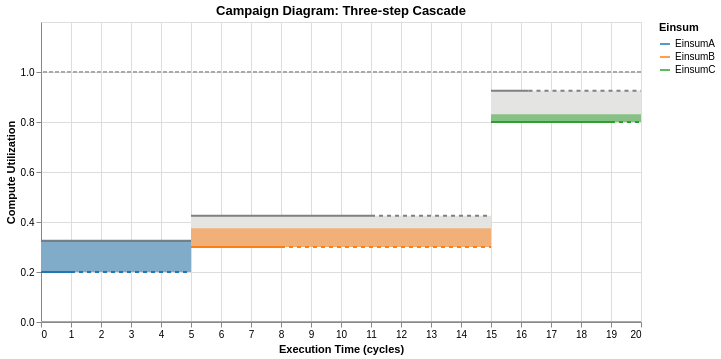
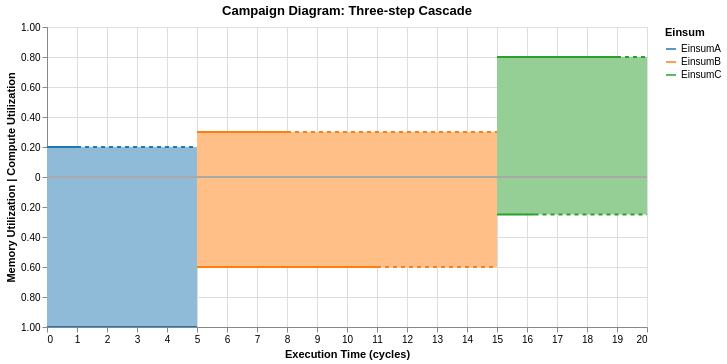

The notebook cell saved with these charts, in order:
### Code cell
campaign_diagram = CampaignDiagram(original_cascade)
CampaignDiagram(original_cascade).draw(alpha=0.5).interactive().show()
CampaignDiagram(original_cascade).draw(dual_mode=True, alpha=0.5).interactive()

### Figure 1 — Vega-Lite specification as saved in the notebook (floating-point values rounded to 4 significant figures)
{"config": {"view": {"continuousWidth": 300, "continuousHeight": 300}}, "layer": [{"layer": [{"layer": [{"layer": [{"mark": {"type": "rect", "color": "#E4E4E2"}, "encoding": {"tooltip": [{"field": "Einsum", "type": "nominal"}, {"field": "runtime", "type": "quantitative"}, {"field": "og_runtime", "type": "quantitative"}, {"field": "Memory_Utilization", "type": "quantitative"}, {"field": "Compute_Utilization", "type": "quantitative"}, {"field": "Compute_Utilization_plot", "type": "quantitative"}, {"field": "fusion_group", "type": "nominal"}, {"field": "memory_well", "type": "quantitative"}, {"field": "full_End_Time", "type": "quantitative"}, {"field": "throttled_duration", "type": "quantitative"}, {"field": "mem_throttled_duration", "type": "quantitative"}, {"field": "comp_throttled_duration", "type": "quantitative"}, {"field": "comp_perc", "type": "quantitative"}, {"field": "bw_perc", "type": "quantitative"}, {"field": "compute_type", "type": "nominal"}, {"field": "memory_type", "type": "nominal"}], "x": {"field": "Time_Stamp", "type": "quantitative"}, "x2": {"field": "full_End_Time"}, "y": {"field": "compute_limit_bot", "type": "quantitative"}, "y2": {"field": "compute_limit_top"}}, "name": "view_1", "transform": [{"calculate": "datum.Compute_Utilization_plot + 0.125 * datum.memory_well", "as": "compute_limit_top"}, {"calculate": "datum.Compute_Utilization_plot", "as": "compute_limit_bot"}, {"calculate": "datum.Compute_Utilization_plot", "as": "y1"}, {"calculate": "datum.Compute_Utilization_plot + datum.Memory_Utilization * 0.125", "as": "y2"}]}, {"mark": {"type": "rule", "color": "gray", "size": 2, "strokeDash": [0, 0]}, "encoding": {"tooltip": [{"field": "Einsum", "type": "nominal"}, {"field": "runtime", "type": "quantitative"}, {"field": "og_runtime", "type": "quantitative"}, {"field": "Memory_Utilization", "type": "quantitative"}, {"field": "Compute_Utilization", "type": "quantitative"}, {"field": "Compute_Utilization_plot", "type": "quantitative"}, {"field": "fusion_group", "type": "nominal"}, {"field": "memory_well", "type": "quantitative"}, {"field": "full_End_Time", "type": "quantitative"}, {"field": "throttled_duration", "type": "quantitative"}, {"field": "mem_throttled_duration", "type": "quantitative"}, {"field": "comp_throttled_duration", "type": "quantitative"}, {"field": "comp_perc", "type": "quantitative"}, {"field": "bw_perc", "type": "quantitative"}, {"field": "compute_type", "type": "nominal"}, {"field": "memory_type", "type": "nominal"}], "x": {"field": "Time_Stamp", "type": "quantitative"}, "x2": {"field": "mb_End_Time"}, "y": {"field": "compute_limit_top", "type": "quantitative"}}, "transform": [{"calculate": "datum.Compute_Utilization_plot + 0.125 * datum.memory_well", "as": "compute_limit_top"}, {"calculate": "datum.Compute_Utilization_plot", "as": "compute_limit_bot"}, {"calculate": "datum.Compute_Utilization_plot", "as": "y1"}, {"calculate": "datum.Compute_Utilization_plot + datum.Memory_Utilization * 0.125", "as": "y2"}]}]}, {"mark": {"type": "rect", "opacity": 0.5}, "encoding": {"color": {"field": "Einsum", "legend": null, "scale": {"domain": ["EinsumA", "EinsumB", "EinsumC"], "range": ["#1f77b4", "#ff7f0e", "#2ca02c"]}, "sort": ["EinsumA", "EinsumB", "EinsumC"], "type": "nominal"}, "tooltip": [{"field": "Einsum", "type": "nominal"}, {"field": "runtime", "type": "quantitative"}, {"field": "og_runtime", "type": "quantitative"}, {"field": "Memory_Utilization", "type": "quantitative"}, {"field": "Compute_Utilization", "type": "quantitative"}, {"field": "Compute_Utilization_plot", "type": "quantitative"}, {"field": "fusion_group", "type": "nominal"}, {"field": "memory_well", "type": "quantitative"}, {"field": "full_End_Time", "type": "quantitative"}, {"field": "throttled_duration", "type": "quantitative"}, {"field": "mem_throttled_duration", "type": "quantitative"}, {"field": "comp_throttled_duration", "type": "quantitative"}, {"field": "comp_perc", "type": "quantitative"}, {"field": "bw_perc", "type": "quantitative"}, {"field": "compute_type", "type": "nominal"}, {"field": "memory_type", "type": "nominal"}], "x": {"field": "Time_Stamp", "type": "quantitative"}, "x2": {"field": "full_End_Time"}, "y": {"field": "y1", "type": "quantitative"}, "y2": {"field": "y2"}}, "transform": [{"calculate": "datum.Compute_Utilization_plot + 0.125 * datum.memory_well", "as": "compute_limit_top"}, {"calculate": "datum.Compute_Utilization_plot", "as": "compute_limit_bot"}, {"calculate": "datum.Compute_Utilization_plot", "as": "y1"}, {"calculate": "datum.Compute_Utilization_plot + datum.Memory_Utilization * 0.125", "as": "y2"}]}, {"mark": {"type": "line", "interpolate": "step-after", "size": 2}, "encoding": {"color": {"field": "Einsum", "legend": null, "scale": {"domain": ["EinsumA", "EinsumB", "EinsumC"], "range": ["#1f77b4", "#ff7f0e", "#2ca02c"]}, "sort": ["EinsumA", "EinsumB", "EinsumC"], "type": "nominal"}, "tooltip": [{"field": "Einsum", "type": "nominal"}, {"field": "runtime", "type": "quantitative"}, {"field": "og_runtime", "type": "quantitative"}, {"field": "Memory_Utilization", "type": "quantitative"}, {"field": "Compute_Utilization", "type": "quantitative"}, {"field": "Compute_Utilization_plot", "type": "quantitative"}, {"field": "fusion_group", "type": "nominal"}, {"field": "memory_well", "type": "quantitative"}, {"field": "full_End_Time", "type": "quantitative"}, {"field": "throttled_duration", "type": "quantitative"}, {"field": "mem_throttled_duration", "type": "quantitative"}, {"field": "comp_throttled_duration", "type": "quantitative"}, {"field": "comp_perc", "type": "quantitative"}, {"field": "bw_perc", "type": "quantitative"}, {"field": "compute_type", "type": "nominal"}, {"field": "memory_type", "type": "nominal"}], "x": {"field": "Time_Stamp", "type": "quantitative"}, "x2": {"field": "cb_End_Time"}, "y": {"axis": {"labelExpr": "format(datum.value, '.1f')", "title": "Compute Utilization", "values": [0, 0.2, 0.4, 0.6, 0.8, 1.0]}, "field": "Compute_Utilization_plot", "scale": {"domain": [0, 1.2]}, "title": "Compute Utilization", "type": "quantitative"}}, "transform": [{"calculate": "datum.Compute_Utilization_plot + 0.125 * datum.memory_well", "as": "compute_limit_top"}, {"calculate": "datum.Compute_Utilization_plot", "as": "compute_limit_bot"}, {"calculate": "datum.Compute_Utilization_plot", "as": "y1"}, {"calculate": "datum.Compute_Utilization_plot + datum.Memory_Utilization * 0.125", "as": "y2"}]}, {"mark": {"type": "rule", "color": "gray", "size": 2, "strokeDash": [4, 4]}, "encoding": {"tooltip": [{"field": "Einsum", "type": "nominal"}, {"field": "runtime", "type": "quantitative"}, {"field": "og_runtime", "type": "quantitative"}, {"field": "Memory_Utilization", "type": "quantitative"}, {"field": "Compute_Utilization", "type": "quantitative"}, {"field": "Compute_Utilization_plot", "type": "quantitative"}, {"field": "fusion_group", "type": "nominal"}, {"field": "memory_well", "type": "quantitative"}, {"field": "full_End_Time", "type": "quantitative"}, {"field": "throttled_duration", "type": "quantitative"}, {"field": "mem_throttled_duration", "type": "quantitative"}, {"field": "comp_throttled_duration", "type": "quantitative"}, {"field": "comp_perc", "type": "quantitative"}, {"field": "bw_perc", "type": "quantitative"}, {"field": "compute_type", "type": "nominal"}, {"field": "memory_type", "type": "nominal"}], "x": {"field": "mb_End_Time", "type": "quantitative"}, "x2": {"field": "full_End_Time"}, "y": {"field": "compute_limit_top", "type": "quantitative"}}, "transform": [{"calculate": "datum.Compute_Utilization_plot + 0.125 * datum.memory_well", "as": "compute_limit_top"}, {"calculate": "datum.Compute_Utilization_plot", "as": "compute_limit_bot"}, {"calculate": "datum.Compute_Utilization_plot", "as": "y1"}, {"calculate": "datum.Compute_Utilization_plot + datum.Memory_Utilization * 0.125", "as": "y2"}]}, {"data": {"name": "data-b9b00581716645837724dc56f85693e7"}, "mark": {"type": "rule", "size": 2, "strokeDash": [4, 4]}, "encoding": {"color": {"field": "Einsum", "legend": null, "scale": {"domain": ["EinsumA", "EinsumB", "EinsumC"], "range": ["#1f77b4", "#ff7f0e", "#2ca02c"]}, "sort": ["EinsumA", "EinsumB", "EinsumC"], "type": "nominal"}, "tooltip": [{"field": "Einsum", "type": "nominal"}, {"field": "x", "type": "quantitative"}, {"field": "x2", "type": "quantitative"}], "x": {"field": "x", "type": "quantitative"}, "x2": {"field": "x2"}, "y": {"field": "y", "type": "quantitative"}}}], "data": {"name": "data-b5c395d61d914cd0e824fad4590c89f5"}, "encoding": {"x": {"field": "Time_Stamp", "title": "Execution Time (cycles)", "type": "quantitative"}}, "resolve": {"scale": {"color": "independent"}}}, {"data": {"name": "data-62270e77d641448c13ff0a9fcf3e6578"}, "mark": {"type": "rule", "color": "darkgray", "size": 2, "strokeDash": [4, 2]}, "encoding": {"y": {"field": "y", "type": "quantitative"}}}]}, {"data": {"name": "data-87e69d7a9d7ae5b02a22f807b2d20c57"}, "mark": {"type": "rule", "color": "darkgray", "size": 2, "strokeDash": [0, 0]}, "encoding": {"y": {"field": "y", "type": "quantitative"}}}, {"data": {"name": "data-80ad0a143882b11577ca1bbfb2febb44"}, "mark": {"type": "line", "opacity": 0}, "encoding": {"color": {"field": "Einsum", "legend": {"title": "Einsum"}, "scale": {"domain": ["EinsumA", "EinsumB", "EinsumC"], "range": ["#1f77b4", "#ff7f0e", "#2ca02c"]}, "sort": ["EinsumA", "EinsumB", "EinsumC"], "type": "nominal"}}}], "height": 300, "params": [{"name": "param_1", "select": {"type": "interval", "encodings": ["x", "y"]}, "bind": "scales", "views": ["view_1"]}, {"name": "param_2", "select": {"type": "interval", "encodings": ["x", "y"]}, "bind": "scales", "views": ["view_1"]}], "title": "Campaign Diagram: Three-step Cascade", "width": 600, "$schema": "https://vega.github.io/schema/vega-lite/v5.20.1.json", "datasets": {"data-b5c395d61d914cd0e824fad4590c89f5": [{"Einsum": "EinsumA", "fusion_group": null, "fusion_type": "NONE", "Starting_Time": 0.0, "Time_Stamp": 0.0, "End_Time": 5.0, "cb_End_Time": 1.0, "mb_End_Time": 5.0, "full_End_Time": 5.0, "runtime": 5, "og_runtime": 5, "Compute_Utilization": 0.2, "Compute_Utilization_plot": 0.2, "Memory_Utilization": 1.0, "Memory_Utilization_plot": 1.0, "memory_well": 1.0, "cutil_start": 0.0, "mutil_start": 0.0, "compute_color": "#332288", "bw_color": "#9990C3", "throttled": false, "throttled_duration": 0.0, "mem_throttled_duration": 0.0, "comp_throttled_duration": 4.0, "comp_perc": 1.0, "bw_perc": 1.0, "compute_type": "Compute Pool", "memory_type": "Memory Pool"}, {"Einsum": "EinsumB", "fusion_group": null, "fusion_type": "NONE", "Starting_Time": 5.0, "Time_Stamp": 5.0, "End_Time": 11.0, "cb_End_Time": 8.0, "mb_End_Time": 11.0, "full_End_Time": 15.0, "runtime": 10, "og_runtime": 10, "Compute_Utilization": 0.3, "Compute_Utilization_plot": 0.3, "Memory_Utilization": 0.6, "Memory_Utilization_plot": 0.6, "memory_well": 1.0, "cutil_start": 0.0, "mutil_start": 0.0, "compute_color": "#117733", "bw_color": "#88BB99", "throttled": true, "throttled_duration": 4.0, "mem_throttled_duration": 4.0, "comp_throttled_duration": 7.0, "comp_perc": 1.0, "bw_perc": 1.0, "compute_type": "Compute Pool", "memory_type": "Memory Pool"}, {"Einsum": "EinsumC", "fusion_group": null, "fusion_type": "NONE", "Starting_Time": 15.0, "Time_Stamp": 15.0, "End_Time": 19.0, "cb_End_Time": 19.0, "mb_End_Time": 16.25, "full_End_Time": 20.0, "runtime": 5, "og_runtime": 5, "Compute_Utilization": 0.8, "Compute_Utilization_plot": 0.8, "Memory_Utilization": 0.25, "Memory_Utilization_plot": 0.25, "memory_well": 1.0, "cutil_start": 0.0, "mutil_start": 0.0, "compute_color": "#882255", "bw_color": "#C390AA", "throttled": true, "throttled_duration": 1.0, "mem_throttled_duration": 3.75, "comp_throttled_duration": 1.0, "comp_perc": 1.0, "bw_perc": 1.0, "compute_type": "Compute Pool", "memory_type": "Memory Pool"}], "data-b9b00581716645837724dc56f85693e7": [{"Einsum": "EinsumA", "x": 1.0, "x2": 5.0, "y": 0.2, "color": "#332288"}, {"Einsum": "EinsumB", "x": 8.0, "x2": 15.0, "y": 0.3, "color": "#117733"}, {"Einsum": "EinsumC", "x": 19.0, "x2": 20.0, "y": 0.8, "color": "#882255"}], "data-62270e77d641448c13ff0a9fcf3e6578": [{"y": 1.0}], "data-87e69d7a9d7ae5b02a22f807b2d20c57": [{"y": 0.0}], "data-80ad0a143882b11577ca1bbfb2febb44": [{"Einsum": "EinsumA", "fusion_group": null, "fusion_type": "NONE", "Starting_Time": 0.0, "Time_Stamp": 0.0, "End_Time": 5.0, "cb_End_Time": 1.0, "mb_End_Time": 5.0, "full_End_Time": 5.0, "runtime": 5, "og_runtime": 5, "Compute_Utilization": 0.2, "Compute_Utilization_plot": 0.2, "Memory_Utilization": 1.0, "Memory_Utilization_plot": 1.0, "memory_well": 1.0, "cutil_start": 0.0, "mutil_start": 0.0, "compute_color": "#332288", "bw_color": "#9990C3", "throttled": false, "throttled_duration": 0.0, "mem_throttled_duration": 0.0, "comp_throttled_duration": 4.0, "comp_perc": 1.0, "bw_perc": 1.0, "compute_type": "Compute Pool", "memory_type": "Memory Pool"}]}}

### Figure 2 — Vega-Lite specification as saved in the notebook (floating-point values rounded to 4 significant figures)
{"config": {"view": {"continuousWidth": 300, "continuousHeight": 300}}, "layer": [{"layer": [{"data": {"name": "data-b5c395d61d914cd0e824fad4590c89f5"}, "mark": {"type": "rect", "opacity": 1}, "encoding": {"color": {"field": "Einsum", "legend": null, "scale": {"domain": ["EinsumA", "EinsumB", "EinsumC"], "range": ["#8FBBD9", "#FFBF86", "#95CF95"]}, "sort": ["EinsumA", "EinsumB", "EinsumC"], "type": "nominal"}, "tooltip": [{"field": "Einsum", "type": "nominal"}, {"field": "runtime", "type": "quantitative"}, {"field": "og_runtime", "type": "quantitative"}, {"field": "Memory_Utilization", "type": "quantitative"}, {"field": "Compute_Utilization", "type": "quantitative"}, {"field": "Compute_Utilization_plot", "type": "quantitative"}, {"field": "fusion_group", "type": "nominal"}, {"field": "memory_well", "type": "quantitative"}, {"field": "full_End_Time", "type": "quantitative"}, {"field": "throttled_duration", "type": "quantitative"}, {"field": "mem_throttled_duration", "type": "quantitative"}, {"field": "comp_throttled_duration", "type": "quantitative"}, {"field": "comp_perc", "type": "quantitative"}, {"field": "bw_perc", "type": "quantitative"}, {"field": "compute_type", "type": "nominal"}, {"field": "memory_type", "type": "nominal"}], "x": {"field": "Starting_Time", "type": "quantitative"}, "x2": {"field": "full_End_Time"}, "y": {"field": "cutil_start", "type": "quantitative"}, "y2": {"field": "Compute_Utilization_plot"}}, "name": "view_2", "transform": [{"calculate": "datum.Compute_Utilization_plot + 0.125 * datum.memory_well", "as": "compute_limit_top"}, {"calculate": "datum.Compute_Utilization_plot", "as": "compute_limit_bot"}, {"calculate": "datum.Compute_Utilization_plot", "as": "y1"}, {"calculate": "datum.Compute_Utilization_plot + datum.Memory_Utilization * 0.125", "as": "y2"}]}, {"data": {"name": "data-b5c395d61d914cd0e824fad4590c89f5"}, "mark": {"type": "rect", "opacity": 1}, "encoding": {"color": {"field": "Einsum", "legend": null, "scale": {"domain": ["EinsumA", "EinsumB", "EinsumC"], "range": ["#8FBBD9", "#FFBF86", "#95CF95"]}, "sort": ["EinsumA", "EinsumB", "EinsumC"], "type": "nominal"}, "tooltip": [{"field": "Einsum", "type": "nominal"}, {"field": "runtime", "type": "quantitative"}, {"field": "og_runtime", "type": "quantitative"}, {"field": "Memory_Utilization", "type": "quantitative"}, {"field": "Compute_Utilization", "type": "quantitative"}, {"field": "Compute_Utilization_plot", "type": "quantitative"}, {"field": "fusion_group", "type": "nominal"}, {"field": "memory_well", "type": "quantitative"}, {"field": "full_End_Time", "type": "quantitative"}, {"field": "throttled_duration", "type": "quantitative"}, {"field": "mem_throttled_duration", "type": "quantitative"}, {"field": "comp_throttled_duration", "type": "quantitative"}, {"field": "comp_perc", "type": "quantitative"}, {"field": "bw_perc", "type": "quantitative"}, {"field": "compute_type", "type": "nominal"}, {"field": "memory_type", "type": "nominal"}], "x": {"field": "Starting_Time", "type": "quantitative"}, "x2": {"field": "full_End_Time"}, "y": {"axis": {"labelExpr": "abs(datum.value) == 0 ? '0' : format(abs(datum.value), '.2f')"}, "field": "mutil_start", "scale": {"domain": [-1, 1]}, "title": "Memory Utilization | Compute Utilization", "type": "quantitative"}, "y2": {"field": "neg_mem_util"}}, "transform": [{"calculate": "datum.Compute_Utilization_plot + 0.125 * datum.memory_well", "as": "compute_limit_top"}, {"calculate": "datum.Compute_Utilization_plot", "as": "compute_limit_bot"}, {"calculate": "datum.Compute_Utilization_plot", "as": "y1"}, {"calculate": "datum.Compute_Utilization_plot + datum.Memory_Utilization * 0.125", "as": "y2"}, {"calculate": "-datum.mutil_start", "as": "mutil_start"}, {"calculate": "-datum.Memory_Utilization_plot", "as": "neg_mem_util"}]}, {"data": {"name": "data-b5c395d61d914cd0e824fad4590c89f5"}, "mark": {"type": "line", "interpolate": "step-after", "size": 2}, "encoding": {"color": {"field": "Einsum", "legend": null, "scale": {"domain": ["EinsumA", "EinsumB", "EinsumC"], "range": ["#1f77b4", "#ff7f0e", "#2ca02c"]}, "sort": ["EinsumA", "EinsumB", "EinsumC"], "type": "nominal"}, "tooltip": [{"field": "Einsum", "type": "nominal"}, {"field": "runtime", "type": "quantitative"}, {"field": "og_runtime", "type": "quantitative"}, {"field": "Memory_Utilization", "type": "quantitative"}, {"field": "Compute_Utilization", "type": "quantitative"}, {"field": "Compute_Utilization_plot", "type": "quantitative"}, {"field": "fusion_group", "type": "nominal"}, {"field": "memory_well", "type": "quantitative"}, {"field": "full_End_Time", "type": "quantitative"}, {"field": "throttled_duration", "type": "quantitative"}, {"field": "mem_throttled_duration", "type": "quantitative"}, {"field": "comp_throttled_duration", "type": "quantitative"}, {"field": "comp_perc", "type": "quantitative"}, {"field": "bw_perc", "type": "quantitative"}, {"field": "compute_type", "type": "nominal"}, {"field": "memory_type", "type": "nominal"}], "x": {"field": "Starting_Time", "type": "quantitative"}, "x2": {"field": "cb_End_Time"}, "y": {"field": "Compute_Utilization_plot", "type": "quantitative"}}, "transform": [{"calculate": "datum.Compute_Utilization_plot + 0.125 * datum.memory_well", "as": "compute_limit_top"}, {"calculate": "datum.Compute_Utilization_plot", "as": "compute_limit_bot"}, {"calculate": "datum.Compute_Utilization_plot", "as": "y1"}, {"calculate": "datum.Compute_Utilization_plot + datum.Memory_Utilization * 0.125", "as": "y2"}]}, {"data": {"name": "data-b5c395d61d914cd0e824fad4590c89f5"}, "mark": {"type": "line", "interpolate": "step-after", "size": 2}, "encoding": {"color": {"field": "Einsum", "legend": null, "scale": {"domain": ["EinsumA", "EinsumB", "EinsumC"], "range": ["#1f77b4", "#ff7f0e", "#2ca02c"]}, "sort": ["EinsumA", "EinsumB", "EinsumC"], "type": "nominal"}, "tooltip": [{"field": "Einsum", "type": "nominal"}, {"field": "runtime", "type": "quantitative"}, {"field": "og_runtime", "type": "quantitative"}, {"field": "Memory_Utilization", "type": "quantitative"}, {"field": "Compute_Utilization", "type": "quantitative"}, {"field": "Compute_Utilization_plot", "type": "quantitative"}, {"field": "fusion_group", "type": "nominal"}, {"field": "memory_well", "type": "quantitative"}, {"field": "full_End_Time", "type": "quantitative"}, {"field": "throttled_duration", "type": "quantitative"}, {"field": "mem_throttled_duration", "type": "quantitative"}, {"field": "comp_throttled_duration", "type": "quantitative"}, {"field": "comp_perc", "type": "quantitative"}, {"field": "bw_perc", "type": "quantitative"}, {"field": "compute_type", "type": "nominal"}, {"field": "memory_type", "type": "nominal"}], "x": {"field": "Starting_Time", "type": "quantitative"}, "x2": {"field": "mb_End_Time"}, "y": {"field": "neg_mem_util", "type": "quantitative"}}, "transform": [{"calculate": "datum.Compute_Utilization_plot + 0.125 * datum.memory_well", "as": "compute_limit_top"}, {"calculate": "datum.Compute_Utilization_plot", "as": "compute_limit_bot"}, {"calculate": "datum.Compute_Utilization_plot", "as": "y1"}, {"calculate": "datum.Compute_Utilization_plot + datum.Memory_Utilization * 0.125", "as": "y2"}, {"calculate": "-datum.Memory_Utilization_plot", "as": "neg_mem_util"}]}, {"data": {"name": "data-a0a55d106695e8d630baff0f16eee66d"}, "mark": {"type": "line", "color": "black", "interpolate": "step-after", "size": 2}, "encoding": {"y": {"field": "y", "type": "quantitative"}}}, {"data": {"name": "data-2abc9285c9304c65cf4db3bd2b12bd44"}, "mark": {"type": "rule", "size": 2, "strokeDash": [4, 4]}, "encoding": {"color": {"field": "Einsum", "legend": null, "scale": {"domain": ["EinsumA", "EinsumB", "EinsumC"], "range": ["#1f77b4", "#ff7f0e", "#2ca02c"]}, "sort": ["EinsumA", "EinsumB", "EinsumC"], "type": "nominal"}, "tooltip": [{"field": "Einsum", "type": "nominal"}, {"field": "x", "type": "quantitative"}, {"field": "x2", "type": "quantitative"}], "x": {"field": "x", "type": "quantitative"}, "x2": {"field": "x2"}, "y": {"field": "y", "type": "quantitative"}}}, {"data": {"name": "data-b9b00581716645837724dc56f85693e7"}, "mark": {"type": "rule", "size": 2, "strokeDash": [4, 4]}, "encoding": {"color": {"field": "Einsum", "legend": null, "scale": {"domain": ["EinsumA", "EinsumB", "EinsumC"], "range": ["#1f77b4", "#ff7f0e", "#2ca02c"]}, "sort": ["EinsumA", "EinsumB", "EinsumC"], "type": "nominal"}, "tooltip": [{"field": "Einsum", "type": "nominal"}, {"field": "x", "type": "quantitative"}, {"field": "x2", "type": "quantitative"}], "x": {"field": "x", "type": "quantitative"}, "x2": {"field": "x2"}, "y": {"field": "y", "type": "quantitative"}}}], "encoding": {"x": {"field": "Time_Stamp", "title": "Execution Time (cycles)", "type": "quantitative"}}, "resolve": {"scale": {"color": "independent"}}}, {"data": {"name": "data-87e69d7a9d7ae5b02a22f807b2d20c57"}, "mark": {"type": "rule", "color": "darkgray", "size": 2, "strokeDash": [0, 0]}, "encoding": {"y": {"field": "y", "type": "quantitative"}}}, {"data": {"name": "data-80ad0a143882b11577ca1bbfb2febb44"}, "mark": {"type": "line", "opacity": 0}, "encoding": {"color": {"field": "Einsum", "legend": {"title": "Einsum"}, "scale": {"domain": ["EinsumA", "EinsumB", "EinsumC"], "range": ["#1f77b4", "#ff7f0e", "#2ca02c"]}, "sort": ["EinsumA", "EinsumB", "EinsumC"], "type": "nominal"}}}], "height": 300, "params": [{"name": "param_3", "select": {"type": "interval", "encodings": ["x", "y"]}, "bind": "scales", "views": ["view_2"]}, {"name": "param_4", "select": {"type": "interval", "encodings": ["x", "y"]}, "bind": "scales", "views": ["view_2"]}], "title": "Campaign Diagram: Three-step Cascade", "width": 600, "$schema": "https://vega.github.io/schema/vega-lite/v5.20.1.json", "datasets": {"data-b5c395d61d914cd0e824fad4590c89f5": [{"Einsum": "EinsumA", "fusion_group": null, "fusion_type": "NONE", "Starting_Time": 0.0, "Time_Stamp": 0.0, "End_Time": 5.0, "cb_End_Time": 1.0, "mb_End_Time": 5.0, "full_End_Time": 5.0, "runtime": 5, "og_runtime": 5, "Compute_Utilization": 0.2, "Compute_Utilization_plot": 0.2, "Memory_Utilization": 1.0, "Memory_Utilization_plot": 1.0, "memory_well": 1.0, "cutil_start": 0.0, "mutil_start": 0.0, "compute_color": "#332288", "bw_color": "#9990C3", "throttled": false, "throttled_duration": 0.0, "mem_throttled_duration": 0.0, "comp_throttled_duration": 4.0, "comp_perc": 1.0, "bw_perc": 1.0, "compute_type": "Compute Pool", "memory_type": "Memory Pool"}, {"Einsum": "EinsumB", "fusion_group": null, "fusion_type": "NONE", "Starting_Time": 5.0, "Time_Stamp": 5.0, "End_Time": 11.0, "cb_End_Time": 8.0, "mb_End_Time": 11.0, "full_End_Time": 15.0, "runtime": 10, "og_runtime": 10, "Compute_Utilization": 0.3, "Compute_Utilization_plot": 0.3, "Memory_Utilization": 0.6, "Memory_Utilization_plot": 0.6, "memory_well": 1.0, "cutil_start": 0.0, "mutil_start": 0.0, "compute_color": "#117733", "bw_color": "#88BB99", "throttled": true, "throttled_duration": 4.0, "mem_throttled_duration": 4.0, "comp_throttled_duration": 7.0, "comp_perc": 1.0, "bw_perc": 1.0, "compute_type": "Compute Pool", "memory_type": "Memory Pool"}, {"Einsum": "EinsumC", "fusion_group": null, "fusion_type": "NONE", "Starting_Time": 15.0, "Time_Stamp": 15.0, "End_Time": 19.0, "cb_End_Time": 19.0, "mb_End_Time": 16.25, "full_End_Time": 20.0, "runtime": 5, "og_runtime": 5, "Compute_Utilization": 0.8, "Compute_Utilization_plot": 0.8, "Memory_Utilization": 0.25, "Memory_Utilization_plot": 0.25, "memory_well": 1.0, "cutil_start": 0.0, "mutil_start": 0.0, "compute_color": "#882255", "bw_color": "#C390AA", "throttled": true, "throttled_duration": 1.0, "mem_throttled_duration": 3.75, "comp_throttled_duration": 1.0, "comp_perc": 1.0, "bw_perc": 1.0, "compute_type": "Compute Pool", "memory_type": "Memory Pool"}], "data-a0a55d106695e8d630baff0f16eee66d": [{"y": 0}], "data-2abc9285c9304c65cf4db3bd2b12bd44": [{"Einsum": "EinsumB", "x": 11.0, "x2": 15.0, "y": -0.6, "color": "#117733"}, {"Einsum": "EinsumC", "x": 16.25, "x2": 20.0, "y": -0.25, "color": "#882255"}], "data-b9b00581716645837724dc56f85693e7": [{"Einsum": "EinsumA", "x": 1.0, "x2": 5.0, "y": 0.2, "color": "#332288"}, {"Einsum": "EinsumB", "x": 8.0, "x2": 15.0, "y": 0.3, "color": "#117733"}, {"Einsum": "EinsumC", "x": 19.0, "x2": 20.0, "y": 0.8, "color": "#882255"}], "data-87e69d7a9d7ae5b02a22f807b2d20c57": [{"y": 0.0}], "data-80ad0a143882b11577ca1bbfb2febb44": [{"Einsum": "EinsumA", "fusion_group": null, "fusion_type": "NONE", "Starting_Time": 0.0, "Time_Stamp": 0.0, "End_Time": 5.0, "cb_End_Time": 1.0, "mb_End_Time": 5.0, "full_End_Time": 5.0, "runtime": 5, "og_runtime": 5, "Compute_Utilization": 0.2, "Compute_Utilization_plot": 0.2, "Memory_Utilization": 1.0, "Memory_Utilization_plot": 1.0, "memory_well": 1.0, "cutil_start": 0.0, "mutil_start": 0.0, "compute_color": "#332288", "bw_color": "#9990C3", "throttled": false, "throttled_duration": 0.0, "mem_throttled_duration": 0.0, "comp_throttled_duration": 4.0, "comp_perc": 1.0, "bw_perc": 1.0, "compute_type": "Compute Pool", "memory_type": "Memory Pool"}]}}
